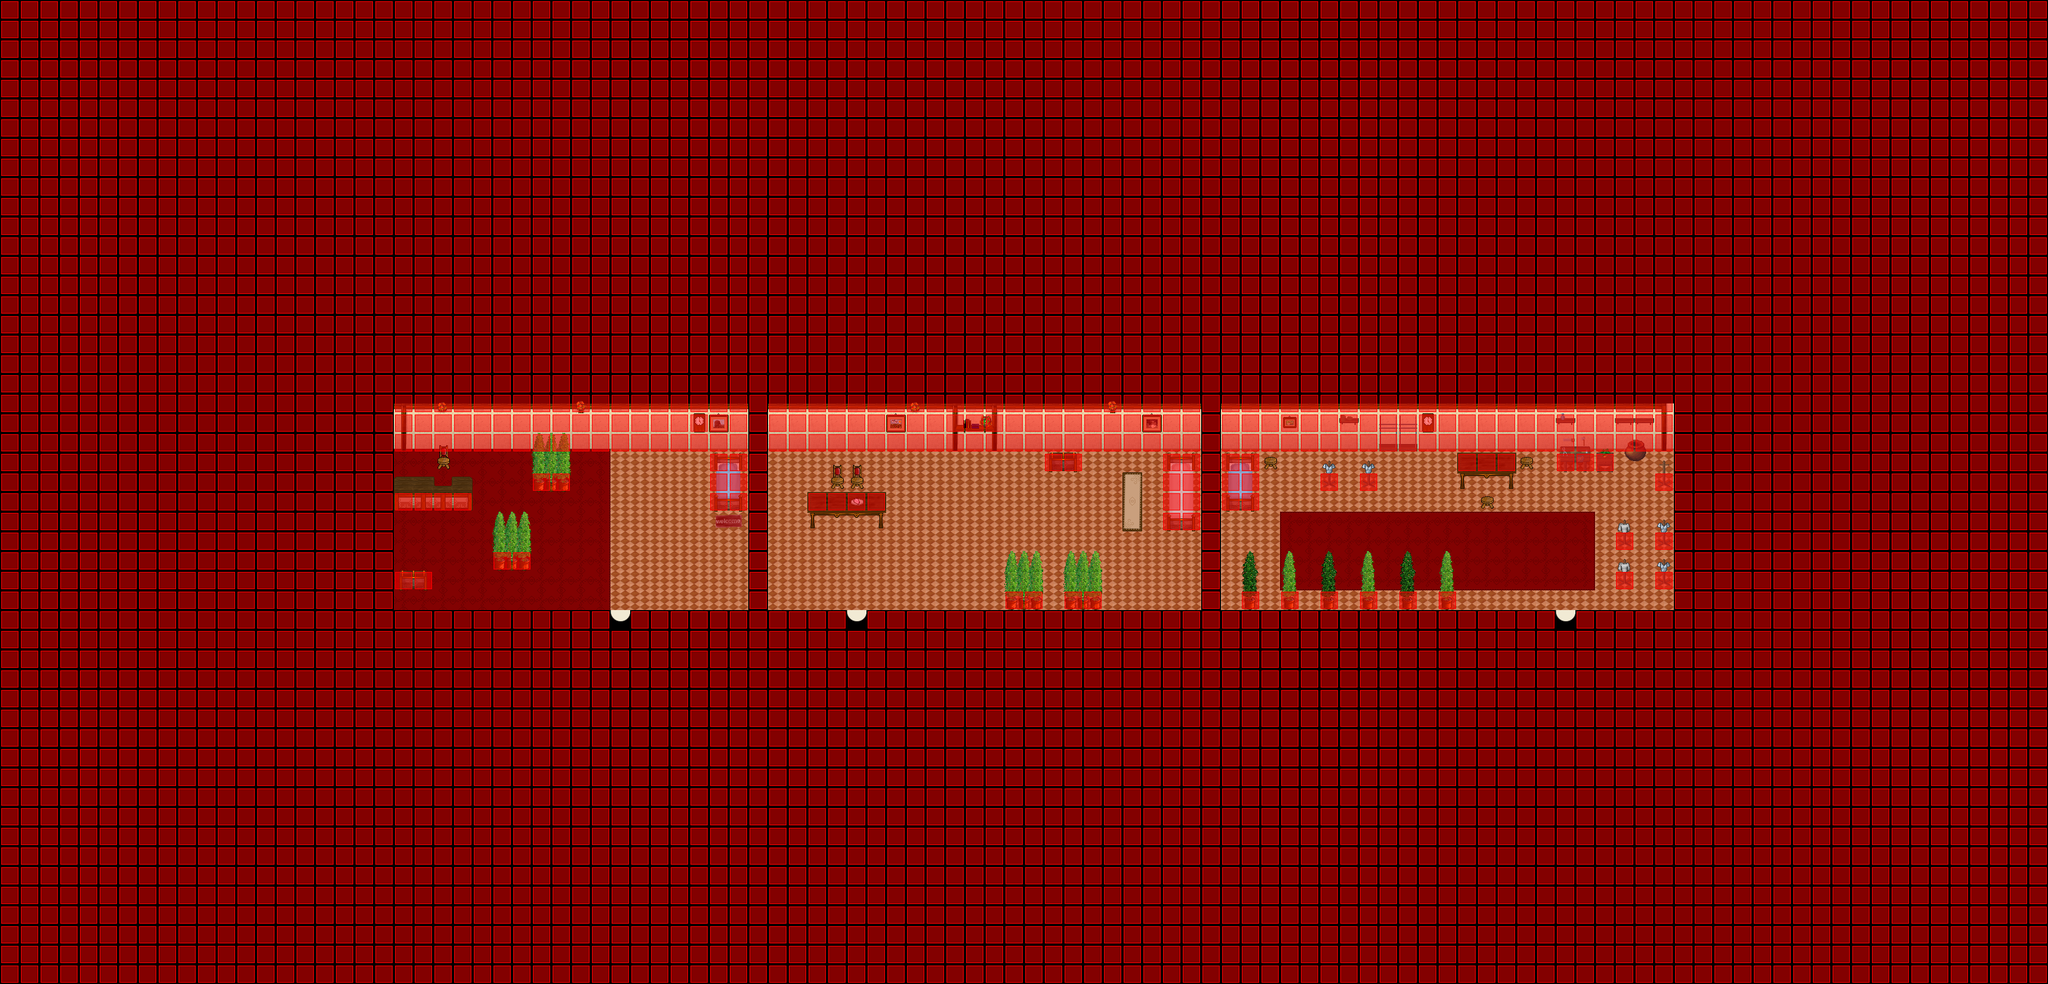

This game map was drawn from its Tiled (.tmx) file and the tilesets committed beside it. A one-line description and the trimmed map source follow:
An orthogonal 104x50 tile map with 32x32 px tiles, 5 tile layers (Ground, Ground, Fringe, Over, ...), 7 tilesets and 4 objects (3x WARP, SCRIPT).

<map version="1.0" orientation="orthogonal" width="104" height="50" tilewidth="32" tileheight="32">
 <properties>
  <property name="music" value="inside.ogg" />
 </properties>
 <tileset firstgid="1" name="collision1_32_32" tilewidth="32" tileheight="32">
  <image source="../graphics/tiles/collision1_32_32.png" width="1024" height="1024" />
 </tileset>
 <tileset firstgid="1025" name="indoor3_32_32" tilewidth="32" tileheight="32">
  <image source="../graphics/tiles/indoor3_32_32.png" width="1024" height="1024" />
 </tileset>
 <tileset firstgid="2049" name="indoor2_32_32" tilewidth="32" tileheight="32">
  <image source="../graphics/tiles/indoor2_32_32.png" width="1024" height="1024" />
 </tileset>
 <tileset firstgid="3073" name="indoor2_32_64" tilewidth="32" tileheight="64">
  <image source="../graphics/tiles/indoor2_32_64.png" width="1024" height="1024" />
 </tileset>
 <tileset firstgid="3585" name="indoor2_32_96" tilewidth="32" tileheight="96">
  <image source="../graphics/tiles/indoor2_32_96.png" width="1024" height="960" />
 </tileset>
 <tileset firstgid="3905" name="indoor1_32_64" tilewidth="32" tileheight="64">
  <image source="../graphics/tiles/indoor1_32_64.png" width="1024" height="1024" />
 </tileset>
 <tileset firstgid="4417" name="indoor2_32_64" tilewidth="32" tileheight="64">
  <image source="../graphics/tiles/indoor2_32_64.png" width="1024" height="1024" />
 </tileset>
 <layer name="Ground" width="104" height="50">
  <data>[5200 cells, 69 non-empty, 4 distinct tile ids]</data>
 </layer>
 <layer name="Ground" width="104" height="50">
  <data>[5200 cells, 5200 non-empty, 34 distinct tile ids]</data>
 </layer>
 <layer name="Fringe" width="104" height="50">
  <data>[5200 cells, 75 non-empty, 44 distinct tile ids]</data>
 </layer>
 <layer name="Over" width="104" height="50">
  <data>[5200 cells, 3 non-empty, 3 distinct tile ids]</data>
 </layer>
 <layer name="Collision" width="104" height="50">
  <data>[5200 cells, 4752 non-empty, 1 distinct tile ids]</data>
 </layer>
 <objectgroup name="Object" width="104" height="50">
  <object name="Warp to City" type="WARP" x="992" y="992" width="32" height="32">
   <properties>
    <property name="DEST_MAP" value="ow-o0000-o0000-o0000" />
    <property name="DEST_X" value="2080" />
    <property name="DEST_Y" value="2688" />
   </properties>
  </object>
  <object name="Warp to City" type="WARP" x="1376" y="992" width="32" height="32">
   <properties>
    <property name="DEST_MAP" value="ow-o0000-o0000-o0000" />
    <property name="DEST_X" value="2272" />
    <property name="DEST_Y" value="2688" />
   </properties>
  </object>
  <object name="Warp to city" type="WARP" x="2528" y="992" width="32" height="32">
   <properties>
    <property name="DEST_MAP" value="ow-o0000-o0000-o0000" />
    <property name="DEST_X" value="2848" />
    <property name="DEST_Y" value="2688" />
   </properties>
  </object>
  <object name="External Map Events" type="SCRIPT" x="0" y="0">
   <properties>
    <property name="FILENAME" value="scripts/maps/iw-selphi-timlet-flat01-o00-o00-o00.lua" />
   </properties>
  </object>
 </objectgroup>
</map>
